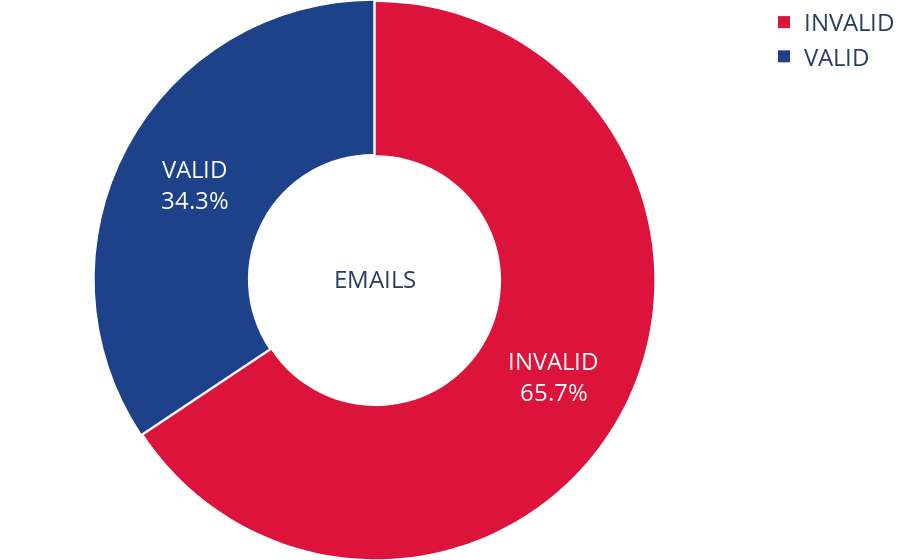

Notebook code cell kept with this figure:
### Markdown cell above
## Trial 1

### Code cell
labels = ['INVALID', 'VALID']

##################################### EMAILS#############################################
# values = [(x * 100)/ num_of_clients for x in  [invalid_emails, valid_emails]]
values = [invalid_emails, valid_emails]
# colors = ['red', 'darkblue']
colors = ['crimson', 'rgb(29,66,138)']

#donut
# (1) create pie chart figure
fig = go.Figure(data=[go.Pie(
                                labels=labels, 
                                values=values, 
                                hole=.45, 
                                pull=0.005, 
                                title='EMAILS', 
                                marker_colors=colors)])
# (2) add text for different parts of the chart
fig.update_traces(text=labels) #, textfont_size=24)

# (3) style the chart: font, title and size of chart
fig.update_layout(
                    font={'size': 24},
                    title={'text': '<b>EMAILS</b>', 'font': {'size': 24}},
                    margin=dict(t=0, b=0, l=0, r=0)
                    )


fig.show()
# fig.write_image('./PLOTS-V1/emails-trial-donut.png') # don't use this option, low resolution of images. >> use plotly.offline >>

### Figure 1 — Plotly figure (JSON) as saved in the notebook; plotly's stock layout.template omitted (floating-point values rounded to 4 significant figures)
{"data": [{"hole": 0.45, "labels": ["INVALID", "VALID"], "marker": {"colors": ["crimson", "rgb(29,66,138)"]}, "pull": 0.005, "text": ["INVALID", "VALID"], "title": {"text": "EMAILS"}, "type": "pie", "values": [77993, 40794]}], "layout": {"font": {"size": 24}, "margin": {"b": 0, "l": 0, "r": 0, "t": 0}, "title": {"font": {"size": 24}, "text": "<b>EMAILS</b>"}}}
